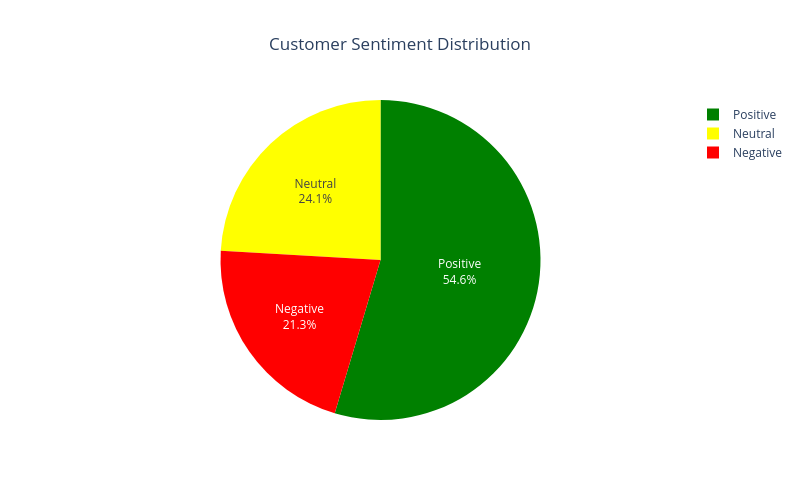

Write notebook code for a chart like this one.
### Markdown cell above
### Visualize the sentments column:

### Code cell
sentiment_count = global_mobile_review_eda_df['sentiment'].value_counts().sort_index().reset_index()

print(sentiment_count)

sentiment_count.columns = ["sentiment", "count"]

fig = px.pie(
                sentiment_count,
                names="sentiment",
                values="count",
                title="Customer Sentiment Distribution",
                color="sentiment",
                color_discrete_map={
                    "Negative": "red",
                    "Neutral": "yellow",
                    "Positive": "green"
                }
)
fig.update_layout( 
                    height = 500,
                    width = 800,
                    title_x = 0.5
)
fig.update_traces( textinfo="percent+label" )
fig.show()

### Figure 1 — Plotly figure (JSON) as saved in the notebook; plotly's stock layout.template omitted (floating-point values rounded to 4 significant figures)
{"data": [{"customdata": [["Negative"], ["Neutral"], ["Positive"]], "domain": {"x": [0, 1], "y": [0, 1]}, "hovertemplate": "sentiment=%{customdata[0]}<br>count=%{value}<extra></extra>", "labels": ["Negative", "Neutral", "Positive"], "legendgroup": "", "marker": {"colors": ["red", "yellow", "green"]}, "name": "", "showlegend": true, "textinfo": "percent+label", "type": "pie", "values": [10656, 12035, 27309]}], "layout": {"height": 500, "legend": {"tracegroupgap": 0}, "title": {"text": "Customer Sentiment Distribution", "x": 0.5}, "width": 800}}
